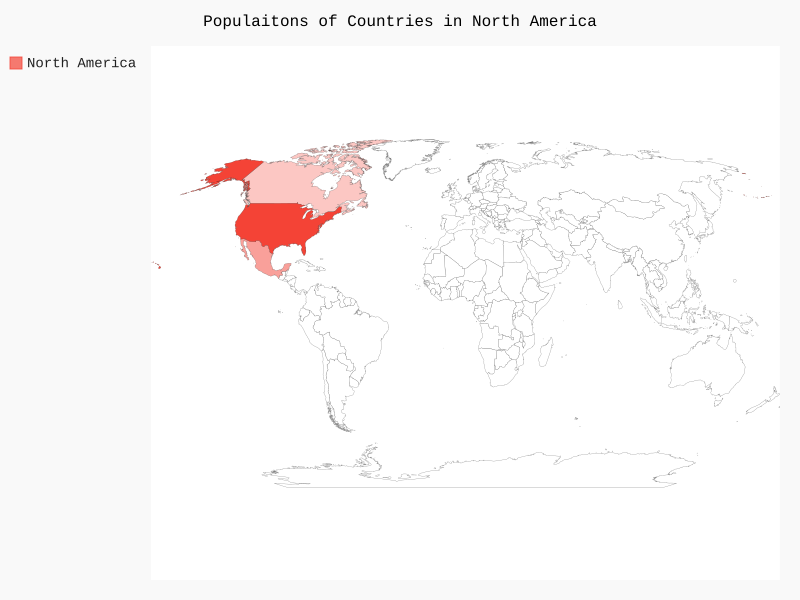

Reproduce this figure in Python.
import pygal
from pygal.maps.world import World

wm = World()
wm.title = "Populaitons of Countries in North America"
wm.add('North America', {'ca': 34126000, 'us': 309349000, 'mx': 113423000})

wm.render_to_file('na_populations.svg')
